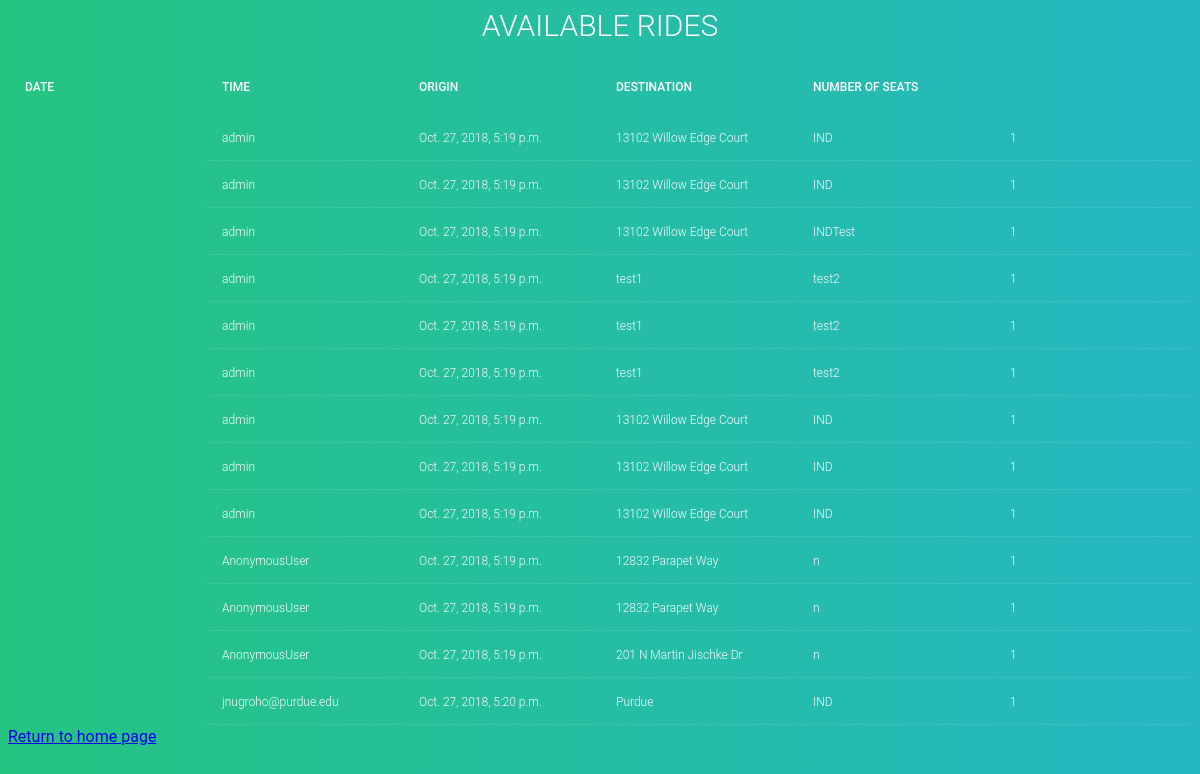
The page /listings/ on the database as committed earlier.
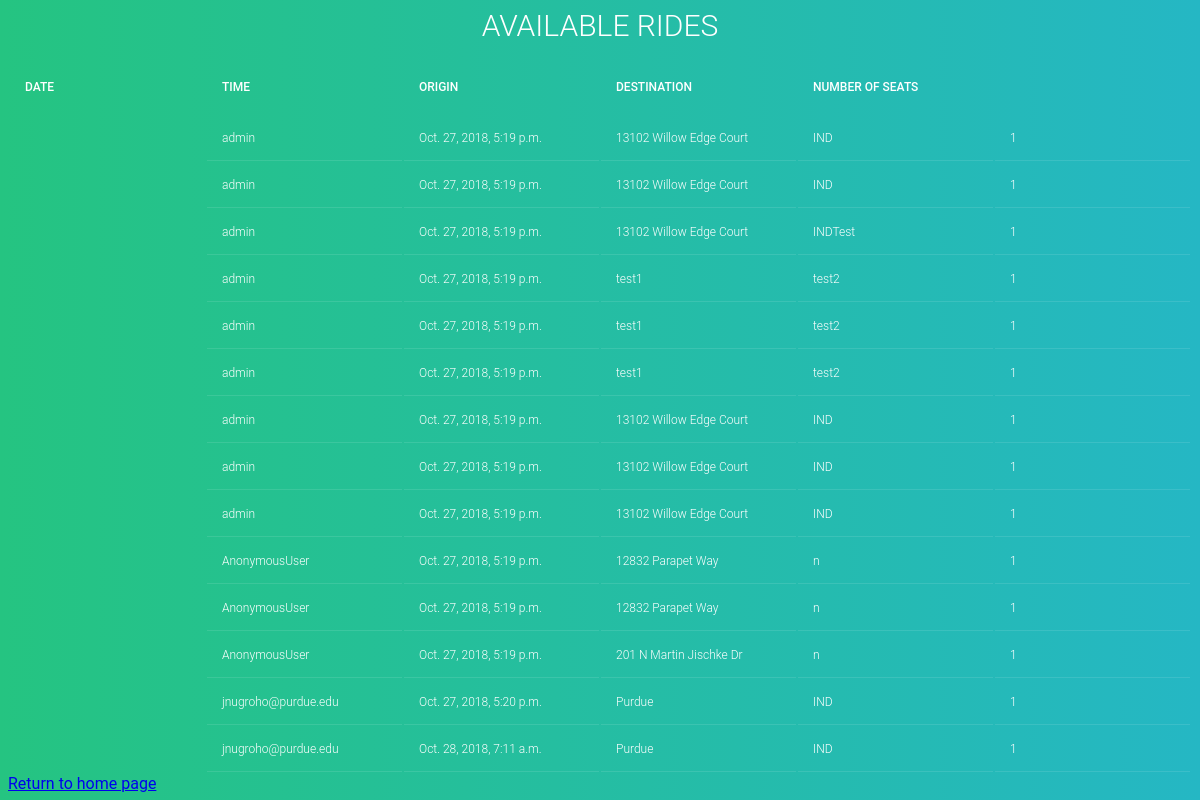
The same page on the database as committed later.
### rideshare/models.py (models this page shows, shortened)
class Post(models.Model):
	author = models.CharField(max_length=100, default = "admin")
	seats = models.IntegerField(default=1)
	startLoc = models.CharField(max_length=100, default = "Purdue")
	endLoc = models.CharField(max_length=100, default = "IND")
	date_ride = models.DateTimeField(default = timezone.now)
	published_date = models.DateTimeField(blank=True, null=True, auto_now=True)

### rideshare/views.py (the view)
# urls.py: path('listings/',views.post_list, name='post_list'),  #
def post_list(request):
        posts = Post.objects.filter(published_date__lte=timezone.now()).order_by('published_date')
        return render(request, 'post_list.html', {'posts': posts})

### templates/post_list.html (shortened to what this page needs)
<html>
	<head>
    <h1> Available rides </h1>
  </head>
  <body>
    <table class="table table-striped">
      <thead>
        <tr>
        <th scope="col">Date</th>
        <th scope="col">Time</th>
        <th scope="col">Origin</th>
        <th scope="col">Destination</th>
        <th scope="col">Number of Seats</th>
      </thead>
      <tbody>
        {% for post in posts %}
    <tr>
      <th scope="row"></th>
    <td>{{post.author}}</td>
      <td>{{post.date_ride}}</td>
      <td> {{post.startLoc}}</td>
      <td>{{post.endLoc|linebreaksbr}}</td>
      <td>{{post.seats}}</td>
    </tr>
    {% endfor %}
    </table>
    <div>
      <a href="/">Return to home page</a>
    </div>
  </body>
</html>

Rows that differ between the two databases and show on the page:
added Post: author "jnugroho@purdue.edu", date_ride "Oct. 28, 2018, 7:11 a.m.", startLoc "Purdue", endLoc "IND", seats "1"
